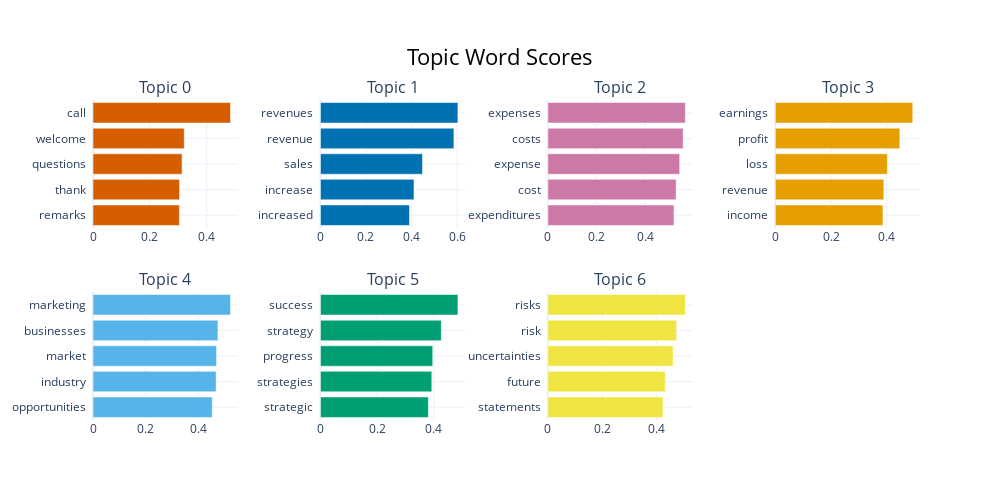

The notebook cell saved with this chart:
### Code cell
topic_model.visualize_barchart()

### Figure 1 — Plotly figure (JSON) as saved in the notebook; plotly's stock layout.template omitted (floating-point values rounded to 4 significant figures)
{"data": [{"marker": {"color": "#D55E00"}, "orientation": "h", "type": "bar", "x": [0.3041, 0.3047, 0.3135, 0.3211, 0.484], "xaxis": "x", "y": ["remarks  ", "thank  ", "questions  ", "welcome  ", "call  "], "yaxis": "y"}, {"marker": {"color": "#0072B2"}, "orientation": "h", "type": "bar", "x": [0.3913, 0.4109, 0.4484, 0.5862, 0.6039], "xaxis": "x2", "y": ["increased  ", "increase  ", "sales  ", "revenue  ", "revenues  "], "yaxis": "y2"}, {"marker": {"color": "#CC79A7"}, "orientation": "h", "type": "bar", "x": [0.519, 0.5279, 0.5424, 0.5568, 0.5657], "xaxis": "x3", "y": ["expenditures  ", "cost  ", "expense  ", "costs  ", "expenses  "], "yaxis": "y3"}, {"marker": {"color": "#E69F00"}, "orientation": "h", "type": "bar", "x": [0.386, 0.3893, 0.4016, 0.4466, 0.493], "xaxis": "x4", "y": ["income  ", "revenue  ", "loss  ", "profit  ", "earnings  "], "yaxis": "y4"}, {"marker": {"color": "#56B4E9"}, "orientation": "h", "type": "bar", "x": [0.4528, 0.4671, 0.4688, 0.4741, 0.5217], "xaxis": "x5", "y": ["opportunities  ", "industry  ", "market  ", "businesses  ", "marketing  "], "yaxis": "y5"}, {"marker": {"color": "#009E73"}, "orientation": "h", "type": "bar", "x": [0.38, 0.3923, 0.3955, 0.4258, 0.4843], "xaxis": "x6", "y": ["strategic  ", "strategies  ", "progress  ", "strategy  ", "success  "], "yaxis": "y6"}, {"marker": {"color": "#F0E442"}, "orientation": "h", "type": "bar", "x": [0.4228, 0.4313, 0.4599, 0.473, 0.5049], "xaxis": "x7", "y": ["statements  ", "future  ", "uncertainties  ", "risk  ", "risks  "], "yaxis": "y7"}], "layout": {"annotations": [{"font": {"size": 16}, "showarrow": false, "text": "Topic 0", "x": 0.0875, "xanchor": "center", "xref": "paper", "y": 1, "yanchor": "bottom", "yref": "paper"}, {"font": {"size": 16}, "showarrow": false, "text": "Topic 1", "x": 0.3625, "xanchor": "center", "xref": "paper", "y": 1, "yanchor": "bottom", "yref": "paper"}, {"font": {"size": 16}, "showarrow": false, "text": "Topic 2", "x": 0.6375, "xanchor": "center", "xref": "paper", "y": 1, "yanchor": "bottom", "yref": "paper"}, {"font": {"size": 16}, "showarrow": false, "text": "Topic 3", "x": 0.9125, "xanchor": "center", "xref": "paper", "y": 1, "yanchor": "bottom", "yref": "paper"}, {"font": {"size": 16}, "showarrow": false, "text": "Topic 4", "x": 0.0875, "xanchor": "center", "xref": "paper", "y": 0.4, "yanchor": "bottom", "yref": "paper"}, {"font": {"size": 16}, "showarrow": false, "text": "Topic 5", "x": 0.3625, "xanchor": "center", "xref": "paper", "y": 0.4, "yanchor": "bottom", "yref": "paper"}, {"font": {"size": 16}, "showarrow": false, "text": "Topic 6", "x": 0.6375, "xanchor": "center", "xref": "paper", "y": 0.4, "yanchor": "bottom", "yref": "paper"}], "height": 500, "hoverlabel": {"bgcolor": "white", "font": {"family": "Rockwell", "size": 16}}, "showlegend": false, "title": {"font": {"color": "Black", "size": 22}, "text": "Topic Word Scores", "x": 0.5, "xanchor": "center", "yanchor": "top"}, "width": 1000, "xaxis": {"anchor": "y", "domain": [0, 0.175], "showgrid": true}, "xaxis2": {"anchor": "y2", "domain": [0.275, 0.45], "showgrid": true}, "xaxis3": {"anchor": "y3", "domain": [0.55, 0.725], "showgrid": true}, "xaxis4": {"anchor": "y4", "domain": [0.825, 1], "showgrid": true}, "xaxis5": {"anchor": "y5", "domain": [0, 0.175], "showgrid": true}, "xaxis6": {"anchor": "y6", "domain": [0.275, 0.45], "showgrid": true}, "xaxis7": {"anchor": "y7", "domain": [0.55, 0.725], "showgrid": true}, "xaxis8": {"anchor": "y8", "domain": [0.825, 1], "showgrid": true}, "yaxis": {"anchor": "x", "domain": [0.6, 1], "showgrid": true}, "yaxis2": {"anchor": "x2", "domain": [0.6, 1], "showgrid": true}, "yaxis3": {"anchor": "x3", "domain": [0.6, 1], "showgrid": true}, "yaxis4": {"anchor": "x4", "domain": [0.6, 1], "showgrid": true}, "yaxis5": {"anchor": "x5", "domain": [0, 0.4], "showgrid": true}, "yaxis6": {"anchor": "x6", "domain": [0, 0.4], "showgrid": true}, "yaxis7": {"anchor": "x7", "domain": [0, 0.4], "showgrid": true}, "yaxis8": {"anchor": "x8", "domain": [0, 0.4], "showgrid": true}}}
